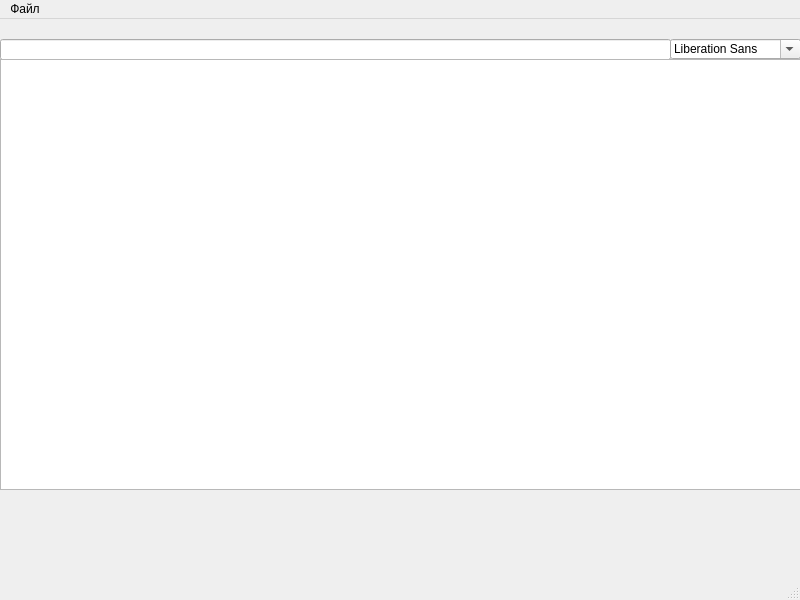
<?xml version="1.0" encoding="UTF-8"?>
<ui version="4.0">
 <class>search</class>
 <widget class="QMainWindow" name="search">
  <property name="geometry">
   <rect>
    <x>0</x>
    <y>0</y>
    <width>800</width>
    <height>600</height>
   </rect>
  </property>
  <property name="windowTitle">
   <string>MainWindow</string>
  </property>
  <widget class="QWidget" name="centralwidget">
   <widget class="QLineEdit" name="searchBox">
    <property name="geometry">
     <rect>
      <x>0</x>
      <y>20</y>
      <width>671</width>
      <height>21</height>
     </rect>
    </property>
   </widget>
   <widget class="QTableWidget" name="tableWidget">
    <property name="geometry">
     <rect>
      <x>0</x>
      <y>40</y>
      <width>801</width>
      <height>431</height>
     </rect>
    </property>
    <attribute name="horizontalHeaderCascadingSectionResizes">
     <bool>true</bool>
    </attribute>
    <attribute name="verticalHeaderCascadingSectionResizes">
     <bool>true</bool>
    </attribute>
   </widget>
   <widget class="QFontComboBox" name="choice">
    <property name="geometry">
     <rect>
      <x>670</x>
      <y>20</y>
      <width>131</width>
      <height>20</height>
     </rect>
    </property>
   </widget>
  </widget>
  <widget class="QMenuBar" name="menubar">
   <property name="geometry">
    <rect>
     <x>0</x>
     <y>0</y>
     <width>800</width>
     <height>20</height>
    </rect>
   </property>
   <widget class="QMenu" name="menu">
    <property name="title">
     <string>Файл</string>
    </property>
    <addaction name="addBook"/>
    <addaction name="deleteBook"/>
    <addaction name="separator"/>
    <addaction name="addUser"/>
   </widget>
   <addaction name="menu"/>
  </widget>
  <widget class="QStatusBar" name="statusbar"/>
  <action name="addBook">
   <property name="text">
    <string>Добавить книгу</string>
   </property>
  </action>
  <action name="deleteBook">
   <property name="text">
    <string>Исключить книгу</string>
   </property>
  </action>
  <action name="addUser">
   <property name="text">
    <string>Добавить пользователя</string>
   </property>
  </action>
 </widget>
 <resources/>
 <connections>
  <connection>
   <sender>searchBox</sender>
   <signal>editingFinished()</signal>
   <receiver>tableWidget</receiver>
   <slot>update()</slot>
   <hints>
    <hint type="sourcelabel">
     <x>159</x>
     <y>47</y>
    </hint>
    <hint type="destinationlabel">
     <x>170</x>
     <y>119</y>
    </hint>
   </hints>
  </connection>
 </connections>
</ui>
